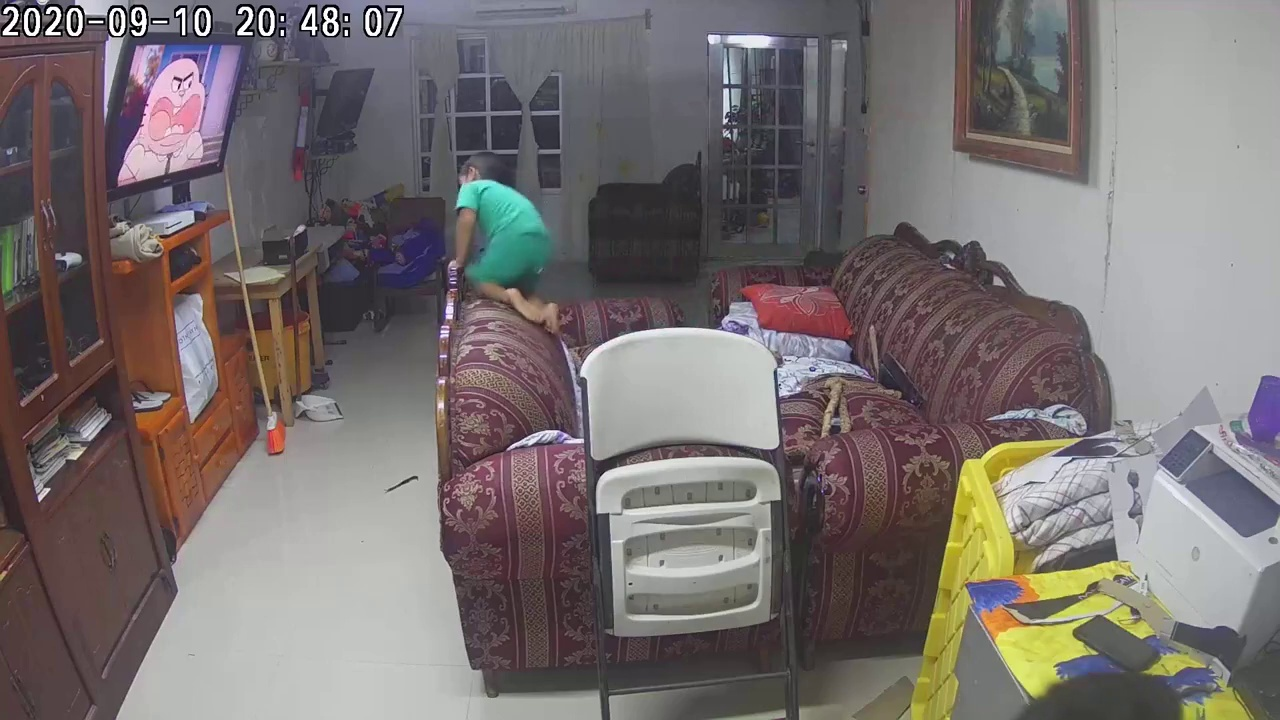
#> input picture nino/image_0001.jpg, 1280 x 720 px, found by its file name; its folder holds 4 pictures in this run; the run also reads 1 picture not shown here
$ python promeCuadrricula.py
#> lines starting #> are read from the running program, lines starting #| are printed output that depends on the picture
import cv2
import numpy as np
import os

def horn_schunck_real_time(I1, I2, alpha, iterations):
    I1_gray = cv2.cvtColor(I1, cv2.COLOR_BGR2GRAY)
    I2_gray = cv2.cvtColor(I2, cv2.COLOR_BGR2GRAY)

    # Calcular el flujo óptico con el algoritmo de Horn-Schunck
    flow = cv2.calcOpticalFlowFarneback(I1_gray, I2_gray, None, 0.5, 3, 15, 3, 7, 1.5, 0)

    # Extraer las componentes horizontal y vertical del flujo óptico
    u = flow[:, :, 0]
    v = flow[:, :, 1]

    return u, v

if __name__ == "__main__":
    # Obtener la lista de archivos en la carpeta de imágenes
    imagenes_dir = "frames/nino"
    imagenes_files = sorted(os.listdir(imagenes_dir))
    imagenes_paths = [os.path.join(imagenes_dir, filename) for filename in imagenes_files]

    # Crear o abrir un archivo de texto para guardar la información
    # output_file = open("promedios/elevador/HSFull.txt", "w")

    # Inicializar listas para almacenar los promedios de magnitud por celda
    promedios_magnitud_por_celda = []

    # Iterar sobre cada par de imágenes consecutivas
    for i in range(len(imagenes_paths) - 1):
        image1_path = imagenes_paths[i]
        image2_path = imagenes_paths[i + 1]

        # Cargar las dos imágenes
        image1 = cv2.imread(image1_path)
#> image1 is the input picture: shape (720, 1280, 3); mean B, G, R 111.8, 112.4, 119.7
        image2 = cv2.imread(image2_path)

        # Calcular el flujo óptico entre los fotogramas consecutivos
        u, v = horn_schunck_real_time(image1, image2, 0.01, 1)  # Cambiar alpha a 0.01 para reducir el ruido
#> in horn_schunck_real_time, `I1_gray = cv2.cvtColor(I1, cv2.COLOR_BGR2GRAY)`:
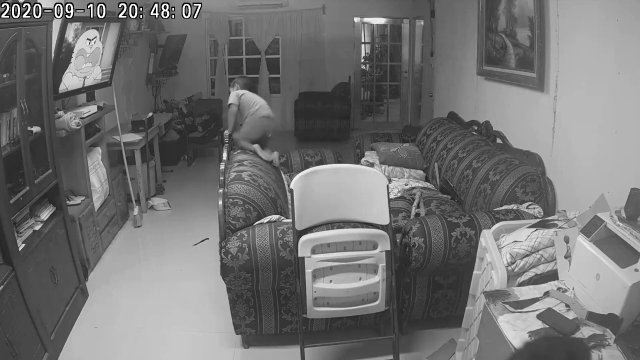
#> I1_gray: shape (720, 1280) (shown at 1/2 size); min 0, max 255, mean 114.5
#> in horn_schunck_real_time, `u = flow[:, :, 0]`:
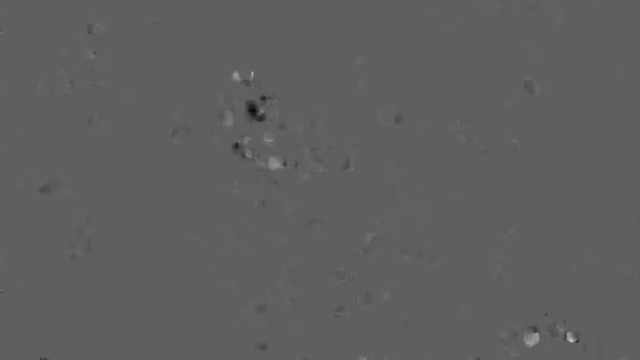
#> u: shape (720, 1280) float32 (shown at 1/2 size); min -0.488, max 0.808, mean -0.000204; drawn with min black and max white
#> in horn_schunck_real_time, `v = flow[:, :, 1]`:
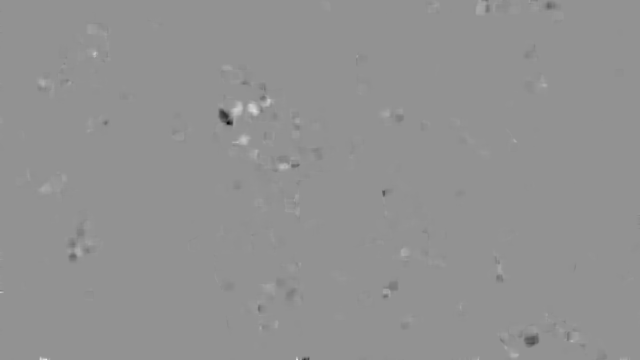
#> v: shape (720, 1280) float32 (shown at 1/2 size); min -0.707, max 0.525, mean -0.000129; drawn with min black and max white

        # Ajustar los parámetros para obtener una visualización más clara
        threshold = 1.5

        # Inicializar algunas variables para el análisis de flujo óptico
        magnitudes_por_celda = []

        # Dividir la cuadrícula en una matriz de 20x20
        grid_size = 20
        grid_width = u.shape[1] // grid_size
        grid_height = u.shape[0] // grid_size

        # Iterar sobre cada celda de la cuadrícula
        for i in range(grid_size):
            for j in range(grid_size):
                # Obtener la región de interés (celda) del flujo óptico
                grid_u = u[i * grid_height: (i + 1) * grid_height, j * grid_width: (j + 1) * grid_width]
                grid_v = v[i * grid_height: (i + 1) * grid_height, j * grid_width: (j + 1) * grid_width]

                # Calcular la magnitud del vector de flujo óptico en cada celda
                magnitude = np.sqrt(np.sum(grid_u ** 2) + np.sum(grid_v ** 2))

                # Calcular el promedio de la magnitud de los vectores en la celda actual
                promedio_magnitud = np.mean(magnitude)
                magnitudes_por_celda.append(promedio_magnitud)
#> after the loop, magnitudes_por_celda = 400 values, max 10.36 at index 127, min 1.88e-10 at index 118, mean 0.459

                # Escribir la información en el archivo de texto
                # output_file.write(f"Para la celda ({i}, {j}) de las imágenes {image1_path} y {image2_path}:\n")
                # output_file.write(f"Promedio de magnitud: {promedio_magnitud}\n\n")

        # Agregar los promedios de magnitud por celda a la lista
        promedios_magnitud_por_celda.append(magnitudes_por_celda)
#> pass 2 of the loop `for i in range(len(imagenes_paths) - 1):`:
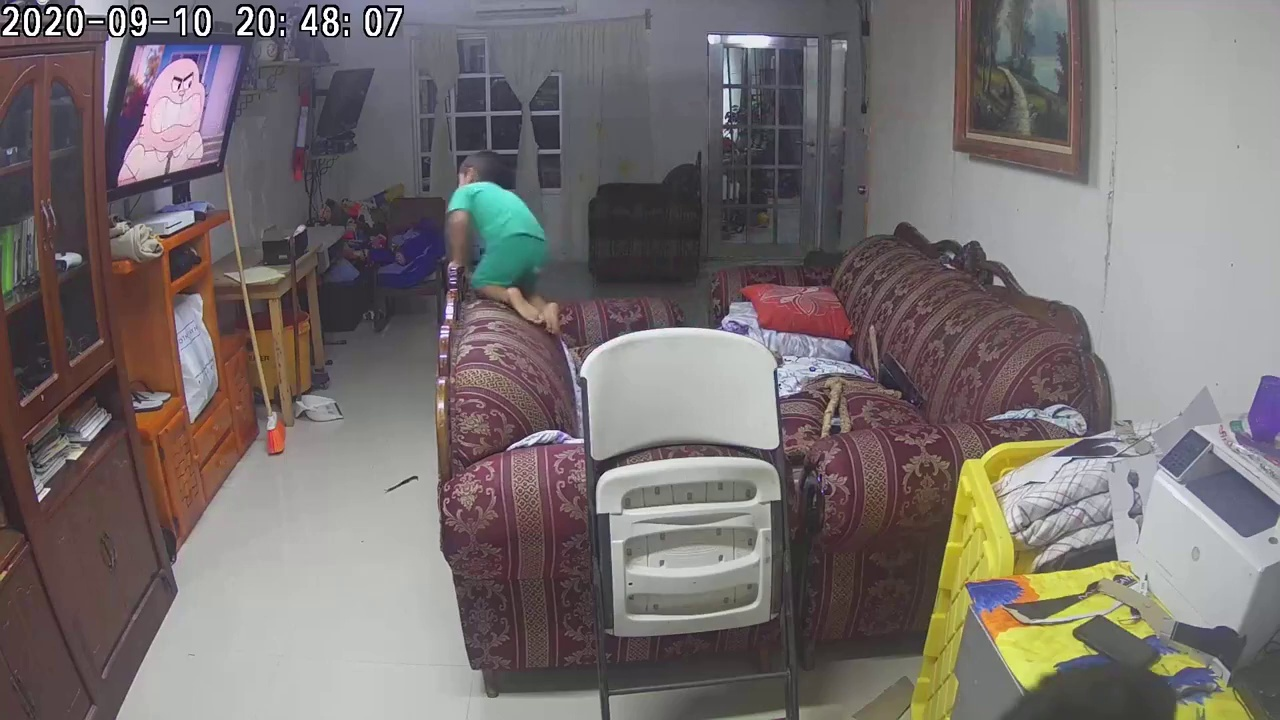
#> input picture nino/image_0003.jpg, 1280 x 720 px, found by its file name
#> image2 is the input picture: shape (720, 1280, 3); mean B, G, R 111.8, 112.4, 119.7
#> in horn_schunck_real_time (call 2), `I2_gray = cv2.cvtColor(I2, cv2.COLOR_BGR2GRAY)`:
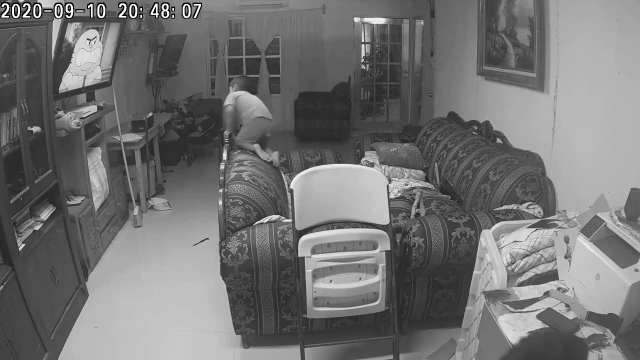
#> I2_gray: shape (720, 1280) (shown at 1/2 size); min 0, max 255, mean 114.5
#> in horn_schunck_real_time (call 2), `u = flow[:, :, 0]`:
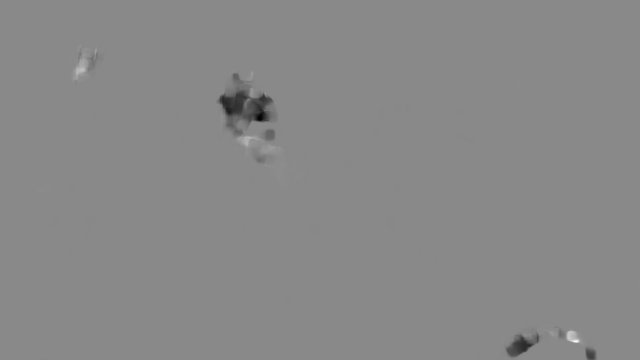
#> u: shape (720, 1280) float32 (shown at 1/2 size); min -11.9, max 10.21, mean -0.0474; drawn with min black and max white
#> after the loop `for i in range(grid_size):`: magnitudes_por_celda = 400 values, max 305.8 at index 396, min 1.42e-10 at index 118, mean 6.87
#> pass 3 of the loop `for i in range(len(imagenes_paths) - 1):`:
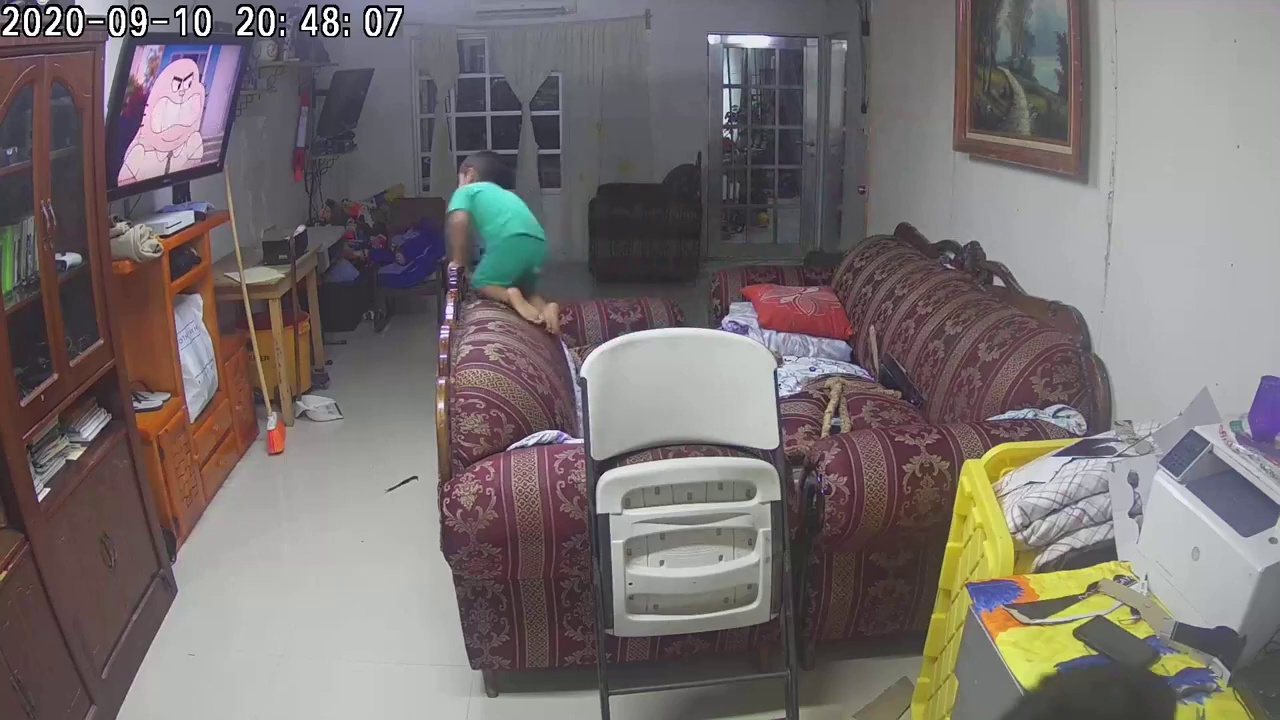
#> input picture nino/image_0004.jpg, 1280 x 720 px, found by its file name
#> image2 is the input picture: shape (720, 1280, 3); mean B, G, R 111.8, 112.4, 119.7
#> in horn_schunck_real_time (call 3), `I2_gray = cv2.cvtColor(I2, cv2.COLOR_BGR2GRAY)`:
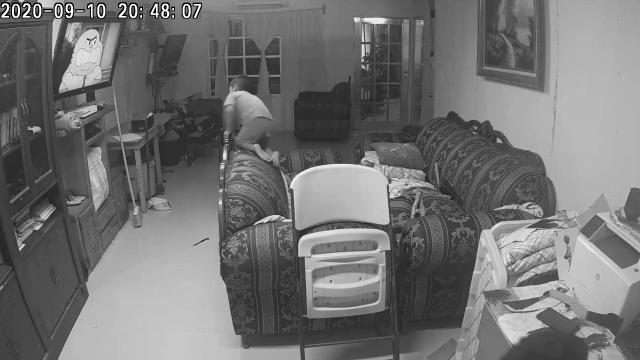
#> I2_gray: shape (720, 1280) (shown at 1/2 size); min 0, max 255, mean 114.5
#> in horn_schunck_real_time (call 3), `u = flow[:, :, 0]`:
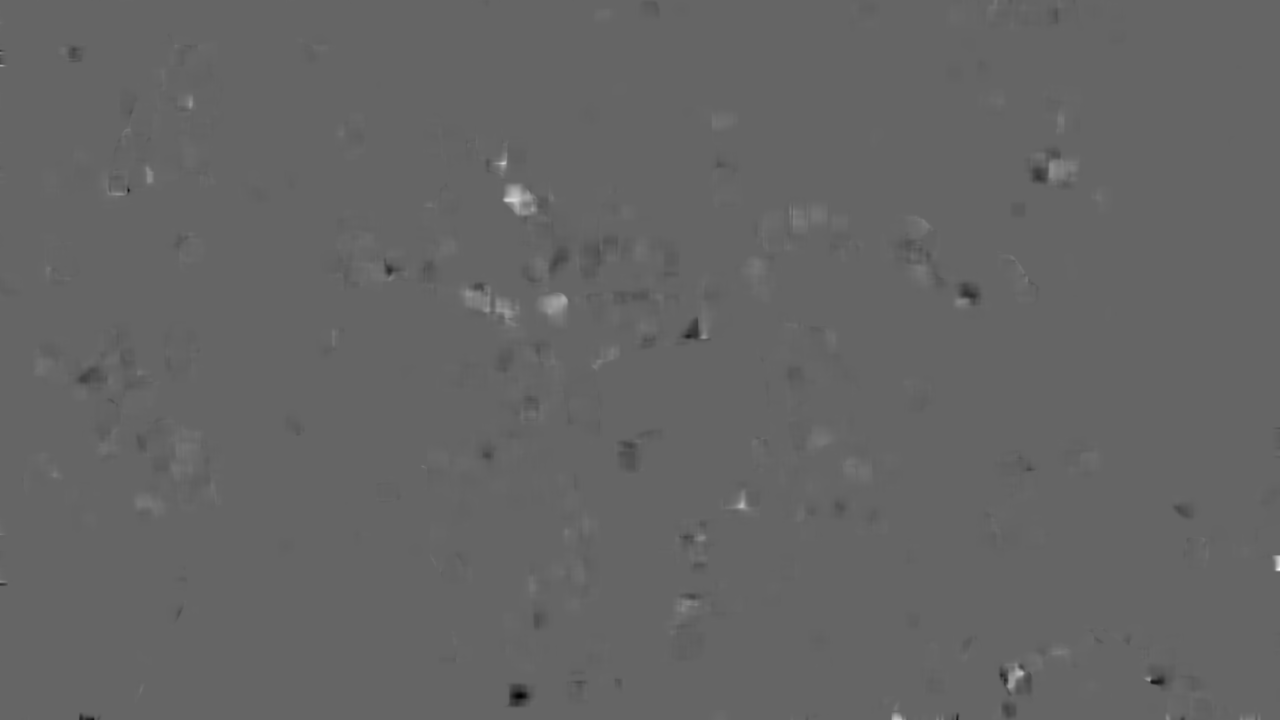
#> u: shape (720, 1280) float32; min -0.308, max 0.466, mean 8.31e-05; drawn with min black and max white
#> after the loop `for i in range(grid_size):`: magnitudes_por_celda = 400 values, max 4.55 at index 108, min 1.88e-11 at index 158, mean 0.458

    # Calcular el promedio final por celda
    promedios_finales_celda = np.mean(np.array(promedios_magnitud_por_celda), axis=0)
#> promedios_finales_celda = 400 values, max 103.6 at index 396, min 1.3e-10 at index 118, mean 2.6

    # Guardar los promedios finales por celda en un archivo
    with open("promedios/nino/HS.txt", "w") as output_celdas_file:
        for i in range(grid_size):
            for j in range(grid_size):
                output_celdas_file.write(f"Promedio final de celda ({i}, {j}): {promedios_finales_celda[i * grid_size + j]}\n")

    # Cerrar el archivo de texto
    # output_file.close()
